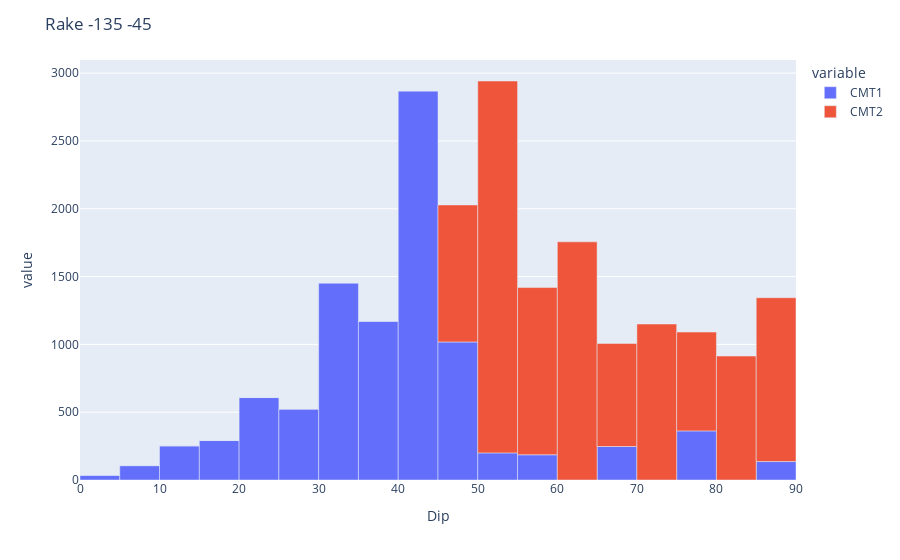

Source (notebook cell):
### Code cell
import plotly.express as px

fig = px.bar(x = x, y = [conteggio_normal1, conteggio_normal2])#, labels={"wide_variable_0": "CMT1"})
             
fig.data[0].name = "CMT1"
fig.data[1].name = "CMT2"

fig.update_layout(title_text='Rake -135 -45')

fig.update_layout(
    xaxis=dict(
        title='Dip'#,
        #titlefont_size=16,
        #tickfont_size=14,
    ),
    #barmode='group',
    bargap=0, # gap between bars of adjacent location coordinates.
    #bargroupgap=0.1 # gap between bars of the same location coordinate.
)


fig.show()

### Figure 1 — Plotly figure (JSON) as saved in the notebook; plotly's stock layout.template omitted (floating-point values rounded to 4 significant figures)
{"data": [{"alignmentgroup": "True", "hovertemplate": "variable=wide_variable_0<br>x=%{x}<br>value=%{y}<extra></extra>", "legendgroup": "wide_variable_0", "marker": {"color": "#636efa", "pattern": {"shape": ""}}, "name": "CMT1", "offsetgroup": "wide_variable_0", "orientation": "v", "showlegend": true, "textposition": "auto", "type": "bar", "x": [2.5, 7.5, 12.5, 17.5, 22.5, 27.5, 32.5, 37.5, 42.5, 47.5, 52.5, 57.5, 62.5, 67.5, 72.5, 77.5, 82.5, 87.5], "xaxis": "x", "y": [35, 106, 252, 291, 608, 523, 1453, 1171, 2869, 1018, 200, 186, 0, 247, 0, 362, 0, 136], "yaxis": "y"}, {"alignmentgroup": "True", "hovertemplate": "variable=wide_variable_1<br>x=%{x}<br>value=%{y}<extra></extra>", "legendgroup": "wide_variable_1", "marker": {"color": "#EF553B", "pattern": {"shape": ""}}, "name": "CMT2", "offsetgroup": "wide_variable_1", "orientation": "v", "showlegend": true, "textposition": "auto", "type": "bar", "x": [2.5, 7.5, 12.5, 17.5, 22.5, 27.5, 32.5, 37.5, 42.5, 47.5, 52.5, 57.5, 62.5, 67.5, 72.5, 77.5, 82.5, 87.5], "xaxis": "x", "y": [0, 0, 0, 0, 0, 0, 0, 0, 0, 1010, 2742, 1233, 1756, 760, 1150, 729, 914, 1208], "yaxis": "y"}], "layout": {"bargap": 0, "barmode": "relative", "legend": {"title": {"text": "variable"}, "tracegroupgap": 0}, "margin": {"t": 60}, "title": {"text": "Rake -135 -45"}, "xaxis": {"anchor": "y", "domain": [0, 1], "title": {"text": "Dip"}}, "yaxis": {"anchor": "x", "domain": [0, 1], "title": {"text": "value"}}}}
